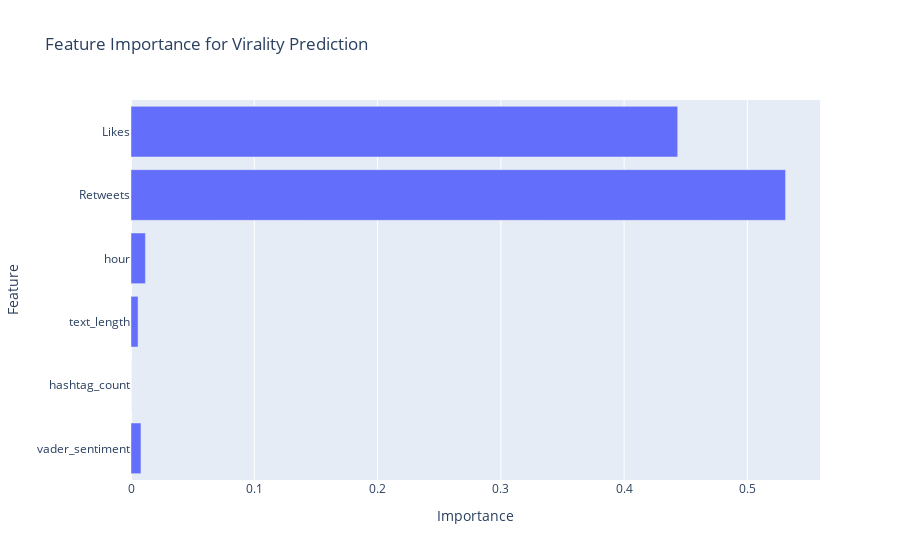

Notebook code cell kept with this figure:
### Code cell
# Feature importance
feature_importance = pd.DataFrame({'Feature': features, 'Importance': model.feature_importances_})
fig = px.bar(feature_importance, x='Importance', y='Feature', title='Feature Importance for Virality Prediction')
fig.show()

### Figure 1 — Plotly figure (JSON) as saved in the notebook; plotly's stock layout.template omitted (floating-point values rounded to 4 significant figures)
{"data": [{"alignmentgroup": "True", "hovertemplate": "Importance=%{x}<br>Feature=%{y}<extra></extra>", "legendgroup": "", "marker": {"color": "#636efa", "pattern": {"shape": ""}}, "name": "", "offsetgroup": "", "orientation": "h", "showlegend": false, "textposition": "auto", "type": "bar", "x": [0.008078, 0, 0.005724, 0.0117, 0.531, 0.4435], "xaxis": "x", "y": ["vader_sentiment", "hashtag_count", "text_length", "hour", "Retweets", "Likes"], "yaxis": "y"}], "layout": {"autosize": true, "barmode": "relative", "legend": {"tracegroupgap": 0}, "title": {"text": "Feature Importance for Virality Prediction"}, "xaxis": {"anchor": "y", "autorange": true, "domain": [0, 1], "range": [0, 0.5589], "title": {"text": "Importance"}, "type": "linear"}, "yaxis": {"anchor": "x", "autorange": true, "domain": [0, 1], "range": [-0.5, 5.5], "title": {"text": "Feature"}, "type": "category"}}}
